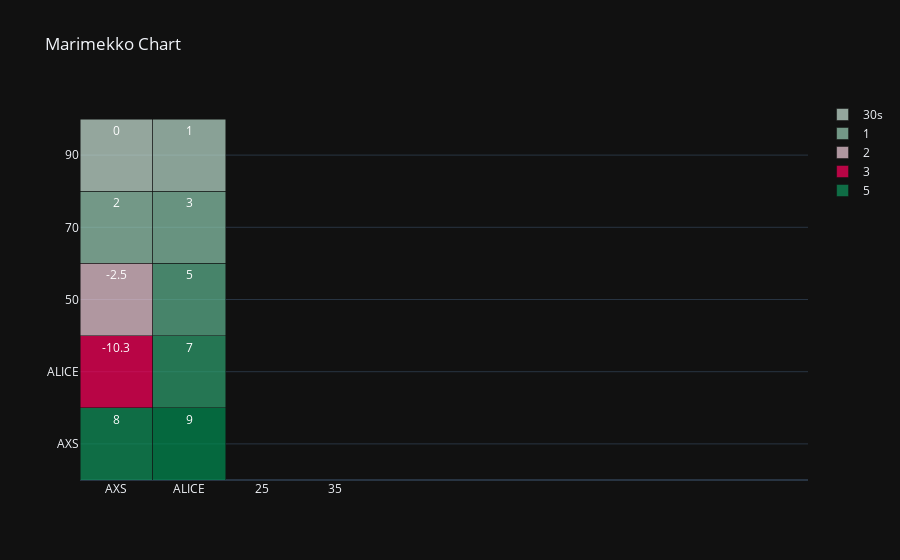

Notebook code for this chart:
### Code cell
fig = go.Figure()
for key in df.index[::-1]:
    fig.add_trace(go.Bar(
        name=key,
        y=[20]*df.shape[1],
        x=np.cumsum(widths)-widths,
        width=widths,
        offset=0,
        customdata=df.loc[key,:].values,
        texttemplate="%{customdata}",
#         marker_color=colors[t]
        marker_color=ct.get_color(df.loc[key,:]),
        textposition="inside",
        textangle=0,
        textfont_color="white",
        hovertemplate='',
    ))

fig.update_xaxes(
    tickvals=np.cumsum(widths)-widths/2,
#     tickvals=np.cumsum(widths)-widths/2,
    
    ticktext= ["%s" % (l) for l in zip(df.columns)]
)
fig.update_yaxes(
    tickvals=np.cumsum(heights)-heights/2,
#     tickvals=np.cumsum(widths)-widths/2,
    
    ticktext= ["%s" % (l) for l in zip(df.columns)]
)

fig.update_xaxes(range=[0,100])
# fig.update_yaxes(df.index)

fig.update_layout(
    title_text="Marimekko Chart",
    barmode="stack",
    uniformtext=dict(mode="hide", minsize=10),
    template='plotly_dark'
)
# print(widths)

### Figure 1 — Plotly figure (JSON) as saved in the notebook; plotly's stock layout.template omitted (floating-point values rounded to 4 significant figures)
{"data": [{"customdata": [8, 9], "hovertemplate": "", "marker": {"color": ["rgba(14.734497872611257,147.95835608137392,91.54721217041956,0.7)", "rgba(0.0,141.57545308645544,81.78614526869201,0.7)"]}, "name": "5", "offset": 0, "textangle": 0, "textfont": {"color": "white"}, "textposition": "inside", "texttemplate": "%{customdata}", "type": "bar", "width": [10, 10, 10, 10], "x": [0, 10, 20, 30], "y": [20, 20]}, {"customdata": [-10.3, 7], "hovertemplate": "", "marker": {"color": ["rgba(255.0,0.0,91.7033007897711,0.7)", "rgba(46.04530585191021,161.52202494557562,112.28947933659062,0.7)"]}, "name": "3", "offset": 0, "textangle": 0, "textfont": {"color": "white"}, "textposition": "inside", "texttemplate": "%{customdata}", "type": "bar", "width": [10, 10, 10, 10], "x": [0, 10, 20, 30], "y": [20, 20]}, {"customdata": [-2.5, 5], "hovertemplate": "", "marker": {"color": ["rgba(244.40461266544153,208.7733103567586,220.93050938547952,0.7)", "rgba(93.9324239378968,182.2664596790606,144.0129467672052,0.7)"]}, "name": "2", "offset": 0, "textangle": 0, "textfont": {"color": "white"}, "textposition": "inside", "texttemplate": "%{customdata}", "type": "bar", "width": [10, 10, 10, 10], "x": [0, 10, 20, 30], "y": [20, 20]}, {"customdata": [2, 3], "hovertemplate": "", "marker": {"color": ["rgba(157.4713487240132,209.79117051871998,186.1051647079312,0.7)", "rgba(140.8950386173255,202.61040464943667,175.12396444348772,0.7)"]}, "name": "1", "offset": 0, "textangle": 0, "textfont": {"color": "white"}, "textposition": "inside", "texttemplate": "%{customdata}", "type": "bar", "width": [10, 10, 10, 10], "x": [0, 10, 20, 30], "y": [20, 20]}, {"customdata": [0, 1], "hovertemplate": "", "marker": {"color": ["rgba(203.5166545759234,229.73774237784016,216.60849877582984,0.7)", "rgba(188.78215670331213,223.35483938292168,206.84743187410228,0.7)"]}, "name": "30s", "offset": 0, "textangle": 0, "textfont": {"color": "white"}, "textposition": "inside", "texttemplate": "%{customdata}", "type": "bar", "width": [10, 10, 10, 10], "x": [0, 10, 20, 30], "y": [20, 20]}], "layout": {"barmode": "stack", "title": {"text": "Marimekko Chart"}, "uniformtext": {"minsize": 10, "mode": "hide"}, "xaxis": {"range": [0, 100], "ticktext": ["AXS", "ALICE"], "tickvals": [5, 15, 25, 35]}, "yaxis": {"ticktext": ["AXS", "ALICE"], "tickvals": [10, 30, 50, 70, 90]}}}
